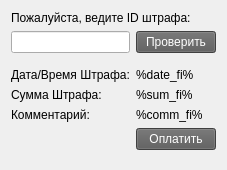
            <widget class="QWidget" name="tab_4">
             <attribute name="title">
              <string>Оплата штрафов</string>
             </attribute>
             <layout class="QVBoxLayout" name="verticalLayout_7">
              <item>
               <widget class="QLabel" name="status_fi">
                <property name="sizePolicy">
                 <sizepolicy hsizetype="Expanding" vsizetype="Fixed">
                  <horstretch>0</horstretch>
                  <verstretch>0</verstretch>
                 </sizepolicy>
                </property>
                <property name="text">
                 <string>Пожалуйста, ведите ID штрафа:</string>
                </property>
               </widget>
              </item>
              <item>
               <layout class="QHBoxLayout" name="horizontalLayout_9">
                <item>
                 <widget class="QLineEdit" name="num_fi"/>
                </item>
                <item>
                 <widget class="QPushButton" name="check_fi">
                  <property name="styleSheet">
                   <string notr="true">background-color: rgb(90, 90, 90);
color: rgb(255, 255, 255);</string>
                  </property>
                  <property name="text">
                   <string>Проверить</string>
                  </property>
                 </widget>
                </item>
               </layout>
              </item>
              <item>
               <widget class="QFrame" name="info_pay_fi">
                <property name="sizePolicy">
                 <sizepolicy hsizetype="Expanding" vsizetype="Expanding">
                  <horstretch>0</horstretch>
                  <verstretch>0</verstretch>
                 </sizepolicy>
                </property>
                <property name="frameShape">
                 <enum>QFrame::NoFrame</enum>
                </property>
                <property name="frameShadow">
                 <enum>QFrame::Raised</enum>
                </property>
                <layout class="QGridLayout" name="gridLayout_4">
                 <property name="leftMargin">
                  <number>0</number>
                 </property>
                 <property name="rightMargin">
                  <number>0</number>
                 </property>
                 <item row="2" column="0">
                  <widget class="QLabel" name="label">
                   <property name="text">
                    <string>Сумма Штрафа:</string>
                   </property>
                  </widget>
                 </item>
                 <item row="0" column="1">
                  <widget class="QLabel" name="date_fi">
                   <property name="sizePolicy">
                    <sizepolicy hsizetype="Expanding" vsizetype="Preferred">
                     <horstretch>0</horstretch>
                     <verstretch>0</verstretch>
                    </sizepolicy>
                   </property>
                   <property name="text">
                    <string>%date_fi%</string>
                   </property>
                  </widget>
                 </item>
                 <item row="3" column="1">
                  <widget class="QLabel" name="comm_fi">
                   <property name="sizePolicy">
                    <sizepolicy hsizetype="Preferred" vsizetype="Expanding">
                     <horstretch>0</horstretch>
                     <verstretch>0</verstretch>
                    </sizepolicy>
                   </property>
                   <property name="text">
                    <string>%comm_fi%</string>
                   </property>
                   <property name="alignment">
                    <set>Qt::AlignLeading|Qt::AlignLeft|Qt::AlignTop</set>
                   </property>
                  </widget>
                 </item>
                 <item row="2" column="1">
                  <widget class="QLabel" name="sum_fi">
                   <property name="text">
                    <string>%sum_fi%</string>
                   </property>
                  </widget>
                 </item>
                 <item row="0" column="0">
                  <widget class="QLabel" name="label_21">
                   <property name="text">
                    <string>Дата/Время Штрафа:</string>
                   </property>
                  </widget>
                 </item>
                 <item row="3" column="0">
                  <widget class="QLabel" name="label_22">
                   <property name="text">
                    <string>Комментарий:</string>
                   </property>
                   <property name="alignment">
                    <set>Qt::AlignLeading|Qt::AlignLeft|Qt::AlignTop</set>
                   </property>
                  </widget>
                 </item>
                 <item row="4" column="1">
                  <layout class="QHBoxLayout" name="horizontalLayout_10">
                   <item>
                    <spacer name="horizontalSpacer_5">
                     <property name="orientation">
                      <enum>Qt::Horizontal</enum>
                     </property>
                     <property name="sizeHint" stdset="0">
                      <size>
                       <width>0</width>
                       <height>0</height>
                      </size>
                     </property>
                    </spacer>
                   </item>
                   <item>
                    <widget class="QPushButton" name="pay_fi">
                     <property name="styleSheet">
                      <string notr="true">background-color: rgb(90, 90, 90);
color: rgb(255, 255, 255);</string>
                     </property>
                     <property name="text">
                      <string>Оплатить</string>
                     </property>
                    </widget>
                   </item>
                  </layout>
                 </item>
                </layout>
               </widget>
              </item>
              <item>
               <spacer name="verticalSpacer_7">
                <property name="orientation">
                 <enum>Qt::Vertical</enum>
                </property>
                <property name="sizeType">
                 <enum>QSizePolicy::Expanding</enum>
                </property>
                <property name="sizeHint" stdset="0">
                 <size>
                  <width>0</width>
                  <height>0</height>
                 </size>
                </property>
               </spacer>
              </item>
             </layout>
            </widget>
